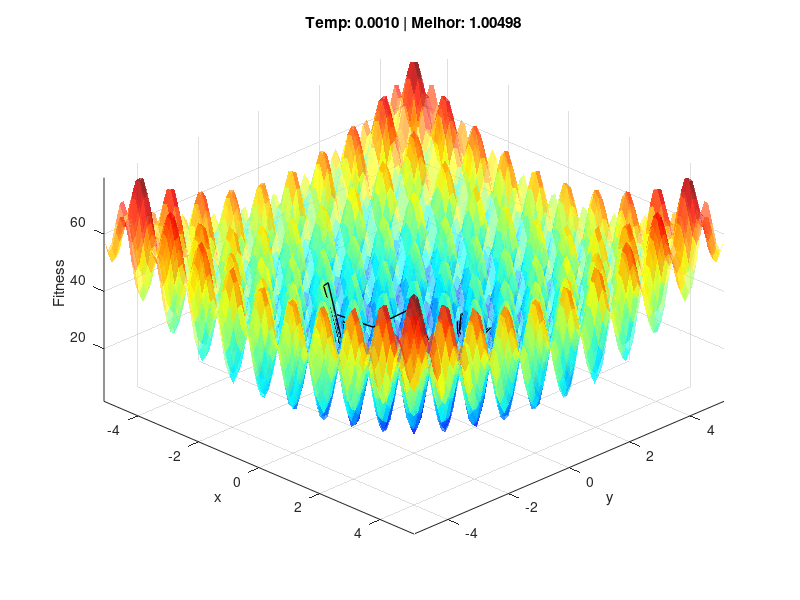
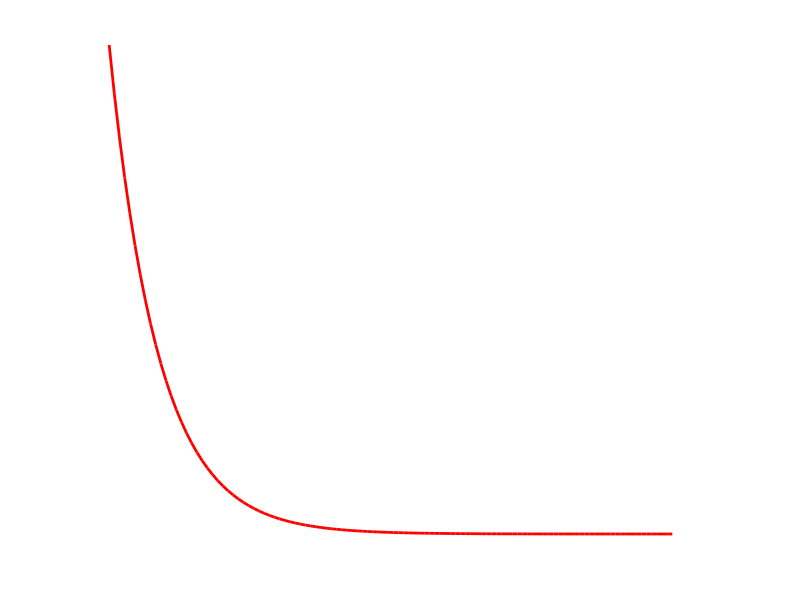
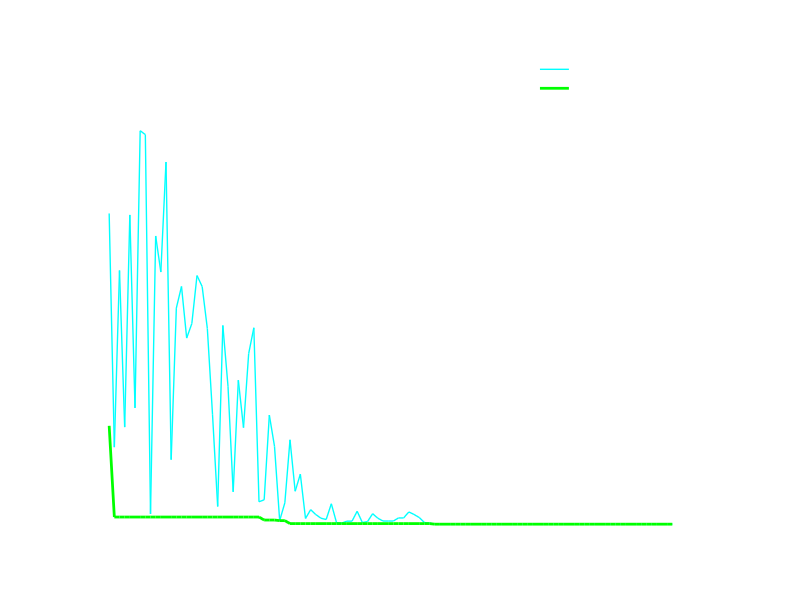

These charts were generated, in order, by the following MATLAB code:
% Visualização 3D do Simulated Annealing + Gráficos de Análise
% Fundo Escuro (Dark Mode)
clear; clc; close all;

% --- CONFIGURAÇÕES ---
OPCAO_FUNCAO = 2;  % 1 ou 2
VELOCIDADE = 2;    % 1=Rápido, 2=Normal

T_inicial = 100;
T_min = 0.001;
alfa = 0.90;      
nRep = 20;
STEP_SIZE = 0.2; 

% Cores Dark Mode
BG_COLOR = [0.1 0.1 0.1]; 
AX_COLOR = [1 1 1]; 

if VELOCIDADE == 1, PAUSE_TIME = 0.001; else, PAUSE_TIME = 0.05; end

if OPCAO_FUNCAO == 1
    nome = 'Função 1 (Schaffer)';
    lim_min = -2.048; lim_max = 2.048;
    fobj = @(x,y) 0.5 + ((sin(sqrt(x.^2+y.^2))).^2-0.5) ./ ((1+0.001.*(x.^2+y.^2)).^2);
    z_lift = 0.01;
else
    nome = 'Função 2 (Rastrigin)';
    lim_min = -5.12; lim_max = 5.12;
    fobj = @(x,y) 20 + (x.^2 - 10*cos(2*pi.*x)) + (y.^2 - 10*cos(2*pi.*y));
    z_lift = 2;
end

fprintf('=== Visualização 3D SA: %s ===\n', nome);

% --- AMBIENTE 3D ---
figure('Name', ['Animação 3D SA - ' nome], 'Position', [50, 100, 800, 600]);
[X, Y] = meshgrid(linspace(lim_min, lim_max, 80));
Z = fobj(X, Y);

surf(X, Y, Z, 'FaceAlpha', 0.6, 'EdgeColor', 'none'); 
colormap jet; hold on; axis tight; grid on;
view(45, 40); xlabel('x'); ylabel('y'); zlabel('Fitness');
title(nome); rotate3d on;

% --- INICIALIZAÇÃO SA ---
curr_x = lim_min + (lim_max - lim_min) * rand();
curr_y = lim_min + (lim_max - lim_min) * rand();
curr_fit = fobj(curr_x, curr_y);

best_x = curr_x; best_y = curr_y; best_fit = curr_fit;

hist_T = [];
hist_best = [];
hist_curr = [];
iteracoes = [];
it_count = 0;

h_path = plot3(curr_x, curr_y, curr_fit+z_lift, 'k-', 'LineWidth', 1);
h_curr = plot3(curr_x, curr_y, curr_fit+z_lift, 'o', 'MarkerSize', 8, 'MarkerFaceColor', 'r', 'MarkerEdgeColor', 'k');
h_best = plot3(best_x, best_y, best_fit+z_lift, 'p', 'MarkerSize', 20, 'MarkerFaceColor', 'c', 'MarkerEdgeColor', 'k');

path_x = [curr_x]; path_y = [curr_y]; path_z = [curr_fit+z_lift];

T = T_inicial;

% LOOP PRINCIPAL
while T > T_min
    it_count = it_count + 1;
    
    for i = 1:nRep
        nx = curr_x + (rand() - 0.5) * 2 * STEP_SIZE;
        ny = curr_y + (rand() - 0.5) * 2 * STEP_SIZE;
        nx = max(lim_min, min(lim_max, nx));
        ny = max(lim_min, min(lim_max, ny));
        
        nfit = fobj(nx, ny);
        dE = nfit - curr_fit;
        
        accept = false;
        if dE < 0
            accept = true;
            if nfit < best_fit
                best_fit = nfit; best_x = nx; best_y = ny;
                set(h_best, 'XData', best_x, 'YData', best_y, 'ZData', best_fit+z_lift);
            end
        else
            p = exp(-dE / T);
            if rand() < p
                accept = true;
            end
        end
        
        if accept
            curr_x = nx; curr_y = ny; curr_fit = nfit;
        end
    end
    
    % Atualizar Caminho
    path_x(end+1) = curr_x; path_y(end+1) = curr_y; path_z(end+1) = curr_fit+z_lift;
    set(h_path, 'XData', path_x, 'YData', path_y, 'ZData', path_z);
    set(h_curr, 'XData', curr_x, 'YData', curr_y, 'ZData', curr_fit+z_lift);
    
    % Guardar Dados
    hist_T(end+1) = T;
    hist_best(end+1) = best_fit;
    hist_curr(end+1) = curr_fit;
    iteracoes(end+1) = it_count;
    
    title(sprintf('Temp: %.4f | Melhor: %.5f', T, best_fit));
    drawnow;
    pause(PAUSE_TIME);
    
    T = T * alfa;
end

fprintf('SA Concluído. A gerar gráficos...\n');

% =========================================================================
% --- GRÁFICOS DE ANÁLISE ---
% =========================================================================

% FIGURA 1: Temperatura
figure('Name', 'Curva de Temperatura', 'Color', BG_COLOR);
plot(iteracoes, hist_T, 'r-', 'LineWidth', 2);
title('Decaimento da Temperatura', 'Color', AX_COLOR);
xlabel('Ciclos', 'Color', AX_COLOR); ylabel('Temperatura (T)', 'Color', AX_COLOR);
set(gca, 'Color', BG_COLOR, 'XColor', AX_COLOR, 'YColor', AX_COLOR, 'GridColor', AX_COLOR);
grid on;

% FIGURA 2: Dinâmica
figure('Name', 'Dinâmica de Convergência', 'Color', BG_COLOR);
plot(iteracoes, hist_curr, 'c-', 'LineWidth', 1, 'DisplayName', 'Solução Atual (Instável)'); hold on;
plot(iteracoes, hist_best, 'g-', 'LineWidth', 2, 'DisplayName', 'Melhor Global');
title('Dinâmica: Aceitação de Erros vs Otimização', 'Color', AX_COLOR);
xlabel('Ciclos', 'Color', AX_COLOR); ylabel('Fitness', 'Color', AX_COLOR);
legend('Location', 'best', 'TextColor', AX_COLOR, 'EdgeColor', AX_COLOR);
set(gca, 'Color', BG_COLOR, 'XColor', AX_COLOR, 'YColor', AX_COLOR, 'GridColor', AX_COLOR);
grid on;